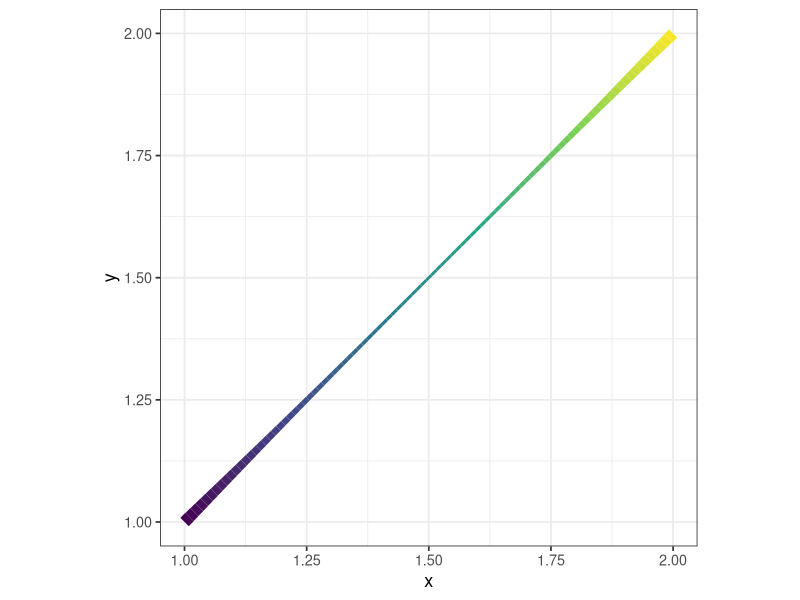
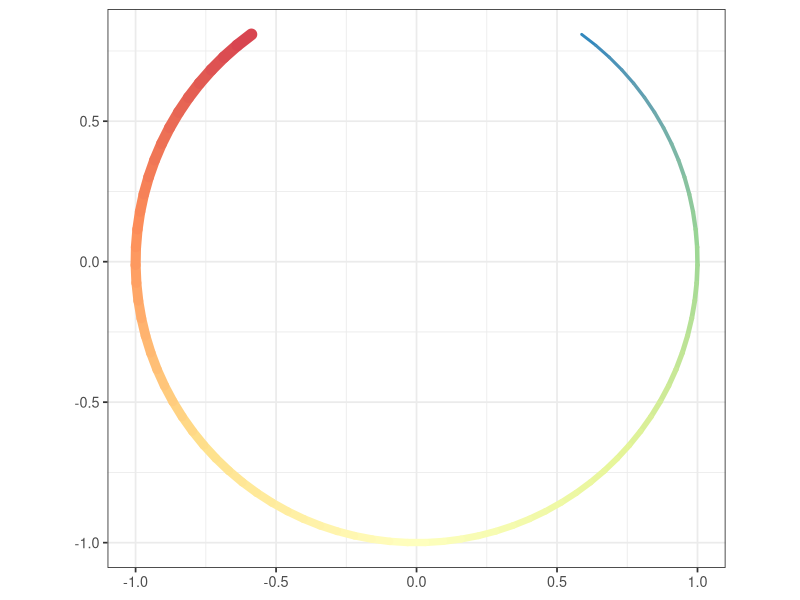
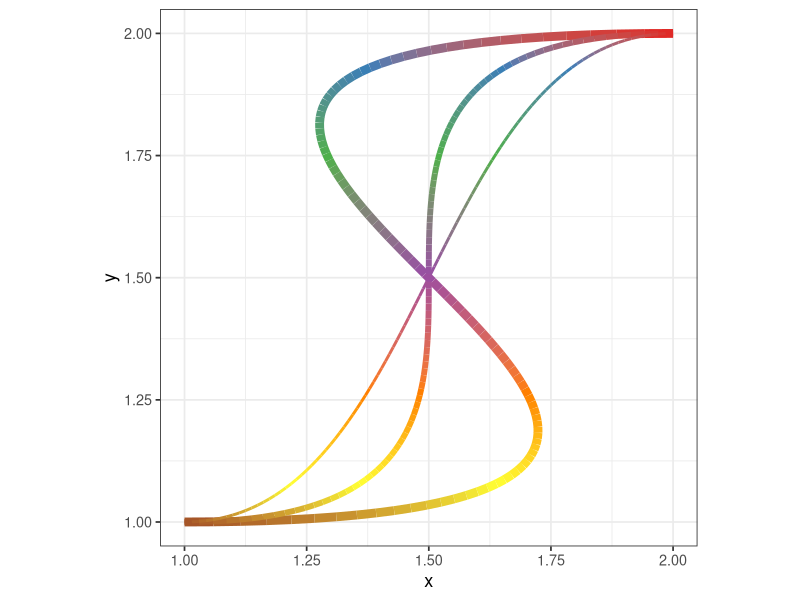
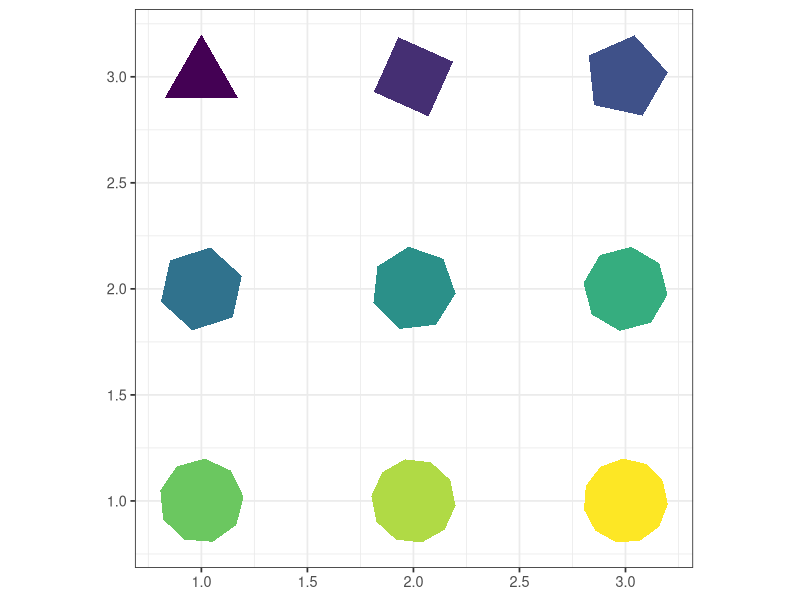
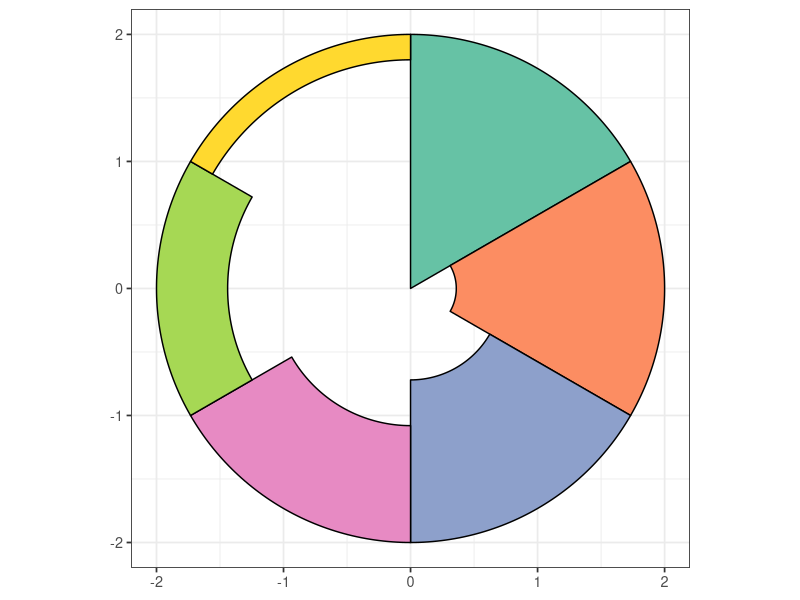

Write R code to recreate these figures, in order.
## ---- chunk 1
knitr::opts_chunk$set(message = F, 
                      error = F, 
                      warning = F,
                      fig.align = "center")

## ---- chunk 2
library(tidyverse)
library(ggforce)

### (1) geom_link()
# create a dataframe with the x- and y-coordinates of the segment endpoints
geom_link_dat <- data.frame(x = 1, y = 1, xend = 2, yend = 2)

# draw the segment with color and size gradients
ggplot(geom_link_dat) + 
  geom_link(aes(x = x, y = y, xend = xend, yend = yend,
                color = after_stat(index),  # map "index" to the color aesthetic to create a color gradient along the segment
                linewidth = after_stat(index)^2 - after_stat(index)), # map "index" to the linewidth aesthetic to create a size gradient along the segment
            n = 100,  # n controls the number of interpolated points between the two endpoints
            show.legend = F) +  
  scale_color_viridis_c() +
  scale_linewidth_continuous(range = c(1, 4)) + 
  theme_bw(base_size = 13) + 
  coord_fixed()

### (2) geom_arc()
# create a dataframe with the origin, radius, start angle, and end angle of the arc
geom_arc_dat <- data.frame(x0 = 0, y0 = 0, r = 1, start = 0.2 * pi, end = 1.8 * pi)

# draw the arc with color and size gradients
ggplot(geom_arc_dat) + 
  geom_arc(aes(x0 = x0, y0 = y0, r = r, start = start, end = end,
               color = after_stat(index),
               linewidth = after_stat(index)),
           lineend = "round",
           n = 100,
           show.legend = F) +  
  scale_color_distiller(palette = "Spectral") +
  scale_linewidth_continuous(range = c(1, 4)) + 
  theme_bw(base_size = 13) + 
  coord_fixed()

### (3) geom_diagonal
# create a dataframe with the x- and y-coordinates of the diagonal curve endpoints
geom_diagonal_dat <- data.frame(x = 1, y = 1, xend = 2, yend = 2)

# draw the diagonal curve with a color gradient
ggplot(geom_diagonal_dat) + 
  geom_diagonal(aes(x = x, y = y, xend = xend, yend = yend,
               color = after_stat(index)),
               strength = 2,  # strength controls the curvature/steepness of the diagonal line
               linewidth = 3,
           n = 100,
           show.legend = F) +  
    geom_diagonal(aes(x = x, y = y, xend = xend, yend = yend,
               color = after_stat(index)),
               strength = 1,
               linewidth = 2,
           n = 100,
           show.legend = F) +  
    geom_diagonal(aes(x = x, y = y, xend = xend, yend = yend,
               color = after_stat(index)),
               strength = 0.5,
               linewidth = 1,
           n = 100,
           show.legend = F) +  
  scale_color_distiller(palette = "Set1") +
  theme_bw(base_size = 13) + 
  coord_fixed()

## ---- chunk 3
### (1) geom_regon()
# create a dataframe with the origins of the polygons, numbers of sides, rotation angles, and polygon sizes (r)
geom_regon_dat <- data.frame(x0 = rep(1:3, 3), 
                             y0 = rep(3:1, each = 3),
                             sides = 3:11,
                             angle = seq(0, 160, by = 20),
                             r = rep(0.2, 9))  # r is the ratio of polygon size to plot area  

# draw the regular polygons
ggplot(geom_regon_dat) + 
  geom_regon(aes(x0 = x0, y0 = y0, sides = sides, angle = angle, r = r, fill = sides), show.legend = F) +  
  scale_fill_viridis_c() +
  theme_bw(base_size = 13) +
  coord_fixed()

### (2) geom_arc_bar()
# create a dataframe with the origins, start radii, end radii, start angles, and end angles of the arc bars
geom_arc_bar_dat <- data.frame(x0 = rep(0, 6), 
                               y0 = rep(0, 6), 
                               r0 = seq(0, 1.8, length.out = 6),  # the start radii
                               r = rep(2, 6),  # the end radii
                               start = c(0/3, 1/3, 2/3, 3/3, 4/3, 5/3) * pi,  # the start angles 
                               end = c(1/3, 2/3, 3/3, 4/3, 5/3, 6/3) * pi,  # the end angles
                               fill = letters[1:6])

# draw the arc bars
ggplot(geom_arc_bar_dat) + 
  geom_arc_bar(aes(x0 = x0, y0 = y0, r0 = r0, r = r, start = start, end = end, fill = fill), show.legend = F) +  
  scale_fill_brewer(palette = "Set2") +
  theme_bw(base_size = 13) + 
  coord_fixed()

### (3) geom_diagonal_wide()
